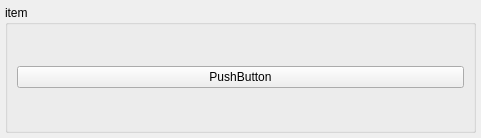
<?xml version="1.0" encoding="UTF-8"?>
<ui version="4.0">
 <class>FormItem</class>
 <widget class="QWidget" name="FormItem">
  <property name="geometry">
   <rect>
    <x>0</x>
    <y>0</y>
    <width>481</width>
    <height>138</height>
   </rect>
  </property>
  <property name="minimumSize">
   <size>
    <width>0</width>
    <height>0</height>
   </size>
  </property>
  <property name="windowTitle">
   <string>Form</string>
  </property>
  <layout class="QVBoxLayout" name="verticalLayout">
   <property name="spacing">
    <number>0</number>
   </property>
   <property name="leftMargin">
    <number>5</number>
   </property>
   <property name="topMargin">
    <number>5</number>
   </property>
   <property name="rightMargin">
    <number>5</number>
   </property>
   <property name="bottomMargin">
    <number>5</number>
   </property>
   <item>
    <widget class="QGroupBox" name="groupBox">
     <property name="title">
      <string>item</string>
     </property>
     <layout class="QVBoxLayout" name="verticalLayout_2">
      <item>
       <widget class="QPushButton" name="pushButton_3">
        <property name="text">
         <string>PushButton</string>
        </property>
       </widget>
      </item>
     </layout>
    </widget>
   </item>
  </layout>
 </widget>
 <resources/>
 <connections/>
</ui>
